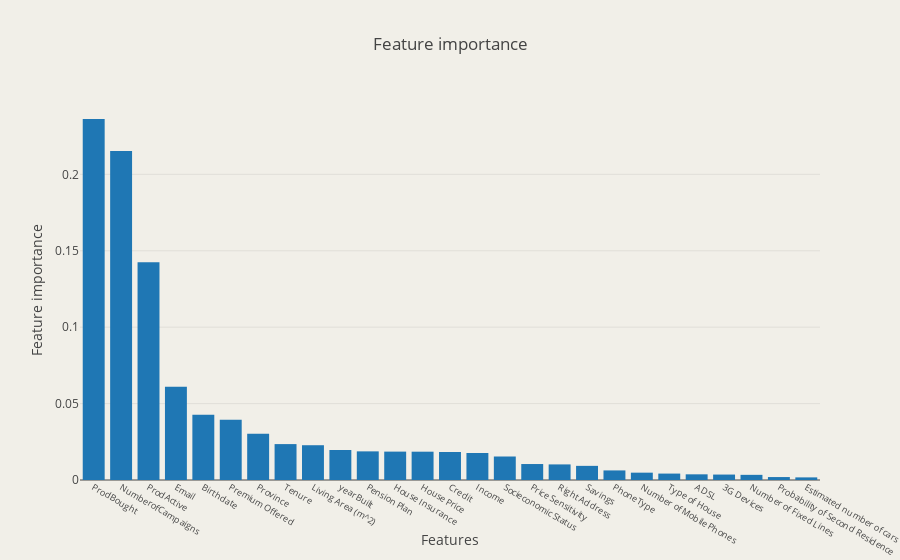

Notebook code cell kept with this figure:
### Code cell
dp = [
    # Chart
    go.Bar(
        x=feature_importance.index,
        y=feature_importance.values,
        name='Feature importance')
    ]

layout = go.Layout(
        barmode='group',
        paper_bgcolor='rgb(241,239,232)',
        plot_bgcolor='rgb(241,239,232)',
        title='Feature importance',
        yaxis=dict(title='Feature importance'),
        xaxis=dict(title='Features',         
                    tickfont=dict(size=9,),
                  ),
    )

fig = go.Figure(data=dp, layout=layout)
iplot(fig)

### Figure 1 — Plotly figure (JSON) as saved in the notebook; plotly's stock layout.template omitted (floating-point values rounded to 4 significant figures)
{"data": [{"name": "Feature importance", "type": "bar", "x": ["ProdBought", "NumberofCampaigns", "ProdActive", "Email", "Birthdate", "Premium Offered", "Province", "Tenure", "Living Area (m^2)", "yearBuilt", "Pension Plan", "House Insurance", "House Price", "Credit", "Income", "Socieconomic Status", "Price Sensitivity", "Right Address", "Savings", "PhoneType", "Number of Mobile Phones", "Type of House", "ADSL", "3G Devices", "Number of Fixed Lines", "Probability of Second Residence", "Estimated number of cars"], "y": [0.2362, 0.2153, 0.1424, 0.06098, 0.04268, 0.0395, 0.03034, 0.02349, 0.02276, 0.01965, 0.01874, 0.01858, 0.01852, 0.01834, 0.01768, 0.01538, 0.01045, 0.0102, 0.009255, 0.006269, 0.004802, 0.004202, 0.003712, 0.003561, 0.003378, 0.001921, 0.001708]}], "layout": {"barmode": "group", "paper_bgcolor": "rgb(241,239,232)", "plot_bgcolor": "rgb(241,239,232)", "title": "Feature importance", "xaxis": {"tickfont": {"size": 9}, "title": "Features"}, "yaxis": {"title": "Feature importance"}}}
